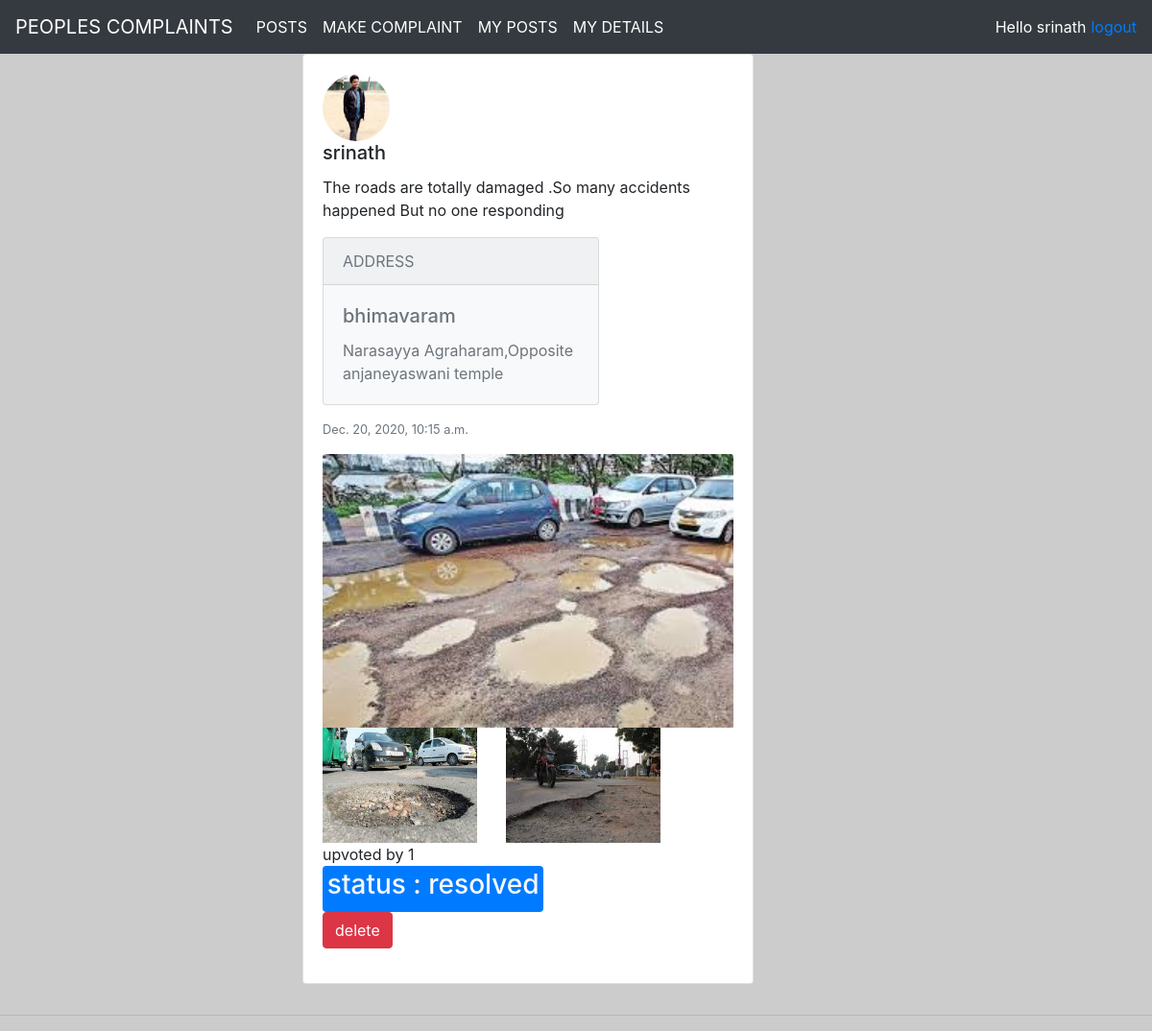
The app's page /myposts/ (signed in) with its own data.
### issues/models.py (models this page shows, shortened)
class complaints(models.Model):
    propic=models.CharField(max_length=600,null=False)
    name=models.CharField(max_length=400,null=False)
    compname=models.CharField(max_length=400,null=False)
    pic1=models.ImageField(null=False)
    pic2=models.ImageField(null=False)
    pic2=models.ImageField(null=False)
    pic3=models.ImageField(null=False)
    place=models.CharField(max_length=400,null=False)
    city=models.CharField(max_length=400,null=False)
    date=models.DateTimeField(auto_now_add=True,null=True)
    desc=models.CharField(max_length=500,null=True)
    upvote=models.IntegerField(null=True,default=0)
    status=models.CharField(max_length=100,null=True,choices=(("open","open"),("no action taken","no action taken"),("submitted to the newspaper","submitted to the newspaper"),("resolved","resolved")),default="open")

### issues/views.py (the view)
# urls.py: path('myposts/',views.showmycomplaint,name="myposts"),
def showmycomplaint(request):
    profile=request.user.get_username()
    com=complaints.objects.filter(name=profile)
    if request.method=="POST":
        id=request.POST.get('id')
        id1=request.POST.get('id1')
        pom=complaints.objects.filter(id=id).delete()
        return render(request,"issues/myposts.html",{"p":com})
    for i in com:
        print(i.status)
    return render(request,"issues/myposts.html",{"p":com})

### issues/templates/issues/myposts.html (shortened to what this page needs)
<head>
    <link rel="stylesheet" href="https://stackpath.bootstrapcdn.com/bootstrap/4.3.1/css/bootstrap.min.css">
    <link rel="stylesheet" href="https://cdnjs.cloudflare.com/ajax/libs/font-awesome/4.7.0/css/font-awesome.min.css">
</head>
{%  extends 'issues/main.html' %}
{% block content %}
<body style="background-color:#ccc;">
    {% for i in p %}
<div class="row">
<div class="col-md-3">
</div>
<div class=" col-md-5 " >
<div class="card mb-3" >
    <div class="card-body">
        <img src="{{i.propic}}"  class="top1" alt="..." class="img-thumbnail">
      <h5 class="card-title">{{i.name}}</h5>
      <p class="card-text"> {{i.desc}}</p>
      <div class="card text-secondary bg-light mb-3" style="max-width: 18rem;">
        <div class="card-header">ADDRESS</div>
        <div class="card-body">
          <h5 class="card-title">{{i.city}}</h5>
          <p class="card-text">{{i.place}}</p>       </div>
      </div>
      <p class="card-text"><small class="text-muted">{{i.date}}</small></p>
      <img src="{{i.pic1.url}}" class="card-img-top" alt=""><br>
      <div class="row">
      <img class="col-lg-5"src="{{i.pic2.url}}" class="card-img-top" alt="">
      <img class="col-lg-5"src="{{i.pic3.url}}" class="card-img-top" alt="">
<br>
       </div>
       <p1>upvoted by {{i.upvote}}</p1><br>
       <p1 class="badge bg-primary text-light"><h3>status : {{i.status}}</h3></p1><br>
       <form method="POST" action="">
       <button  name="id" class="btn btn-danger" value="{{i.id}}">delete</button>
       </form>
    </div>
  </div>
</div>
</div>
{% endfor %}
</body>
{% endblock %}

### issues/templates/issues/main.html (shortened to what this page needs)
<!DOCTYPE html>
<html>
<head>
	<link rel="stylesheet" href="https://stackpath.bootstrapcdn.com/bootstrap/4.3.1/css/bootstrap.min.css">
</head>
<body>
	{%  include 'issues/navbar.html' %}
	<div class="container-fluid">
	{% block content %}
	{% endblock %}
    </div>
	<hr>
</body>
</html>

### issues/templates/issues/navbar.html (shortened to what this page needs)
<nav class="navbar navbar-expand-lg navbar-dark bg-dark">
  <a class="navbar-brand" href="#">PEOPLES COMPLAINTS </a>
  <div class="collapse navbar-collapse" id="navbarNav">
    <ul class="navbar-nav">
      <li class="nav-item active">
        <a class="nav-link" href="{% url 'posts' %}">POSTS </a>
      </li>
      <li class="nav-item active">
        <a class="nav-link" href="{% url 'makecomplaint' %}">MAKE COMPLAINT </a>
      </li>
      <li class="nav-item active">
        <a class="nav-link" href="{% url 'myposts' %}">MY POSTS</a>
      </li>
      <li class="nav-item active">
        <a class="nav-link" href="{% url 'mydetails' %}">MY DETAILS</a>
      </li>
    </ul>
  </div>
  <span style="size:18px;color:white; margin-right: 5px;">Hello {{request.user}}</span>
  <span><a href="{% url 'logout' %}">logout</a></span>
</nav>

### issues/templates/issues/myposts.html (style rules this page uses)
.top1 { width: 70px; height:70px; border-radius: 50% }

### issues/templates/issues/main.html (style rules this page uses)
body { background-color: #ebeff5; }

### records on screen
complaints: propic (picture), name "srinath", desc "The roads are totally damaged .So many accidents happened But no one responding", city "bhimavaram", place "Narasayya Agraharam,Opposite anjaneyaswani temple", date "Dec. 20, 2020, 10:15 a.m.", pic1 (picture), pic2 (picture), pic3 (picture), upvote "1", status "resolved", {{ i.id }} 12 (drawn)

### other values on screen
{{ request.user }} "srinath"
